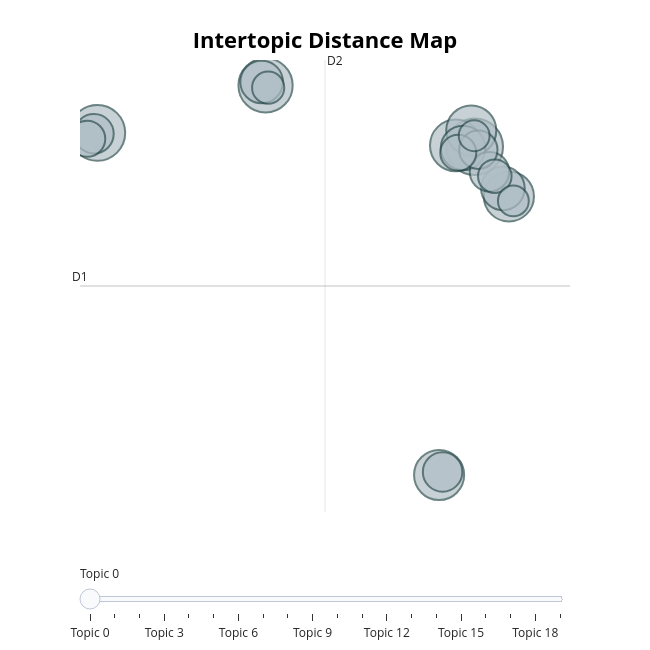

Here is the notebook cell this chart was saved with:
### Code cell
chan4_topic_model.visualize_topics()

### Figure 1 — Plotly figure (JSON) as saved in the notebook; plotly's stock layout.template omitted (floating-point values rounded to 4 significant figures)
{"data": [{"customdata": [[0, "white | search | google | anti | nobody", 37], [1, "recall | european | would | tesla | glue", 36], [2, "notice | courts | something | libs | slated", 34], [3, "prison | make | lockdown | inmates | staff", 31], [4, "white | baltics | tomatokikes | shitalians | convinced", 29], [5, "faces | sold | want | even | child", 29], [6, "ukraine | bbc | uk | catbox | moe", 29], [7, "step | great | every | literal | america", 23], [8, "poilievre | polls | policy | real | never", 22], [9, "go | coffee | br | woke | drink", 21], [10, "chickens | eggs | test | genocide | pro", 18], [11, "christianity | us | migration | would | led", 18], [12, "care | fuck | russians | careare | allies", 18], [13, "niggers | dei | jobs | use | hate", 17], [14, "trump | https | com | washington | dc", 15], [15, "pagan | post | nazi | memes | pro", 15], [16, "english | dropped | recognize | official | wqygcbceceu", 13], [17, "consciousness | soul | its | like | dwelled", 12], [18, "netanyahu | palestine | backing | base | conspiracy", 11], [19, "east | white | bunnies | snow | interbreeding", 11]], "hovertemplate": "<b>Topic %{customdata[0]}</b><br>%{customdata[1]}<br>Size: %{customdata[2]}", "legendgroup": "", "marker": {"color": "#B0BEC5", "line": {"color": "DarkSlateGrey", "width": 2}, "size": [37, 36, 34, 31, 29, 29, 29, 23, 22, 21, 18, 18, 18, 17, 15, 15, 13, 12, 11, 11], "sizemode": "area", "sizeref": 0.02312, "symbol": "circle"}, "mode": "markers", "name": "", "orientation": "v", "showlegend": false, "type": "scatter", "x": [17.1, -1.939, 6.55, 16.15, 16.93, 15.3, 18.83, 16.51, 18.52, 6.352, 15.48, -2.106, 17.85, 17.28, 16.27, -2.445, 18.11, 6.681, 19.05, 17.07], "xaxis": "x", "y": [4.727, 5.526, 8.271, 4.801, 5.663, -14.25, 1.852, 4.649, 2.322, 8.468, -14.07, 5.474, 3.279, 4.55, 4.382, 5.188, 3.022, 8.139, 1.594, 5.36], "yaxis": "y"}], "layout": {"annotations": [{"showarrow": false, "text": "D1", "x": -2.812, "y": -3.325, "yshift": 10}, {"showarrow": false, "text": "D2", "x": 9.548, "xshift": 10, "y": 9.738}], "height": 650, "hoverlabel": {"bgcolor": "white", "font": {"family": "Rockwell", "size": 16}}, "legend": {"itemsizing": "constant", "tracegroupgap": 0}, "margin": {"t": 60}, "shapes": [{"line": {"color": "#CFD8DC", "width": 2}, "type": "line", "x0": 9.548, "x1": 9.548, "y0": -16.39, "y1": 9.738}, {"line": {"color": "#9E9E9E", "width": 2}, "type": "line", "x0": -2.812, "x1": 21.91, "y0": -3.325, "y1": -3.325}], "sliders": [{"active": 0, "pad": {"t": 50}, "steps": [{"args": [{"marker.color": [["red", "#B0BEC5", "#B0BEC5", "#B0BEC5", "#B0BEC5", "#B0BEC5", "#B0BEC5", "#B0BEC5", "#B0BEC5", "#B0BEC5", "#B0BEC5", "#B0BEC5", "#B0BEC5", "#B0BEC5", "#B0BEC5", "#B0BEC5", "#B0BEC5", "#B0BEC5", "#B0BEC5", "#B0BEC5"]]}], "label": "Topic 0", "method": "update"}, {"args": [{"marker.color": [["#B0BEC5", "red", "#B0BEC5", "#B0BEC5", "#B0BEC5", "#B0BEC5", "#B0BEC5", "#B0BEC5", "#B0BEC5", "#B0BEC5", "#B0BEC5", "#B0BEC5", "#B0BEC5", "#B0BEC5", "#B0BEC5", "#B0BEC5", "#B0BEC5", "#B0BEC5", "#B0BEC5", "#B0BEC5"]]}], "label": "Topic 1", "method": "update"}, {"args": [{"marker.color": [["#B0BEC5", "#B0BEC5", "red", "#B0BEC5", "#B0BEC5", "#B0BEC5", "#B0BEC5", "#B0BEC5", "#B0BEC5", "#B0BEC5", "#B0BEC5", "#B0BEC5", "#B0BEC5", "#B0BEC5", "#B0BEC5", "#B0BEC5", "#B0BEC5", "#B0BEC5", "#B0BEC5", "#B0BEC5"]]}], "label": "Topic 2", "method": "update"}, {"args": [{"marker.color": [["#B0BEC5", "#B0BEC5", "#B0BEC5", "red", "#B0BEC5", "#B0BEC5", "#B0BEC5", "#B0BEC5", "#B0BEC5", "#B0BEC5", "#B0BEC5", "#B0BEC5", "#B0BEC5", "#B0BEC5", "#B0BEC5", "#B0BEC5", "#B0BEC5", "#B0BEC5", "#B0BEC5", "#B0BEC5"]]}], "label": "Topic 3", "method": "update"}, {"args": [{"marker.color": [["#B0BEC5", "#B0BEC5", "#B0BEC5", "#B0BEC5", "red", "#B0BEC5", "#B0BEC5", "#B0BEC5", "#B0BEC5", "#B0BEC5", "#B0BEC5", "#B0BEC5", "#B0BEC5", "#B0BEC5", "#B0BEC5", "#B0BEC5", "#B0BEC5", "#B0BEC5", "#B0BEC5", "#B0BEC5"]]}], "label": "Topic 4", "method": "update"}, {"args": [{"marker.color": [["#B0BEC5", "#B0BEC5", "#B0BEC5", "#B0BEC5", "#B0BEC5", "red", "#B0BEC5", "#B0BEC5", "#B0BEC5", "#B0BEC5", "#B0BEC5", "#B0BEC5", "#B0BEC5", "#B0BEC5", "#B0BEC5", "#B0BEC5", "#B0BEC5", "#B0BEC5", "#B0BEC5", "#B0BEC5"]]}], "label": "Topic 5", "method": "update"}, {"args": [{"marker.color": [["#B0BEC5", "#B0BEC5", "#B0BEC5", "#B0BEC5", "#B0BEC5", "#B0BEC5", "red", "#B0BEC5", "#B0BEC5", "#B0BEC5", "#B0BEC5", "#B0BEC5", "#B0BEC5", "#B0BEC5", "#B0BEC5", "#B0BEC5", "#B0BEC5", "#B0BEC5", "#B0BEC5", "#B0BEC5"]]}], "label": "Topic 6", "method": "update"}, {"args": [{"marker.color": [["#B0BEC5", "#B0BEC5", "#B0BEC5", "#B0BEC5", "#B0BEC5", "#B0BEC5", "#B0BEC5", "red", "#B0BEC5", "#B0BEC5", "#B0BEC5", "#B0BEC5", "#B0BEC5", "#B0BEC5", "#B0BEC5", "#B0BEC5", "#B0BEC5", "#B0BEC5", "#B0BEC5", "#B0BEC5"]]}], "label": "Topic 7", "method": "update"}, {"args": [{"marker.color": [["#B0BEC5", "#B0BEC5", "#B0BEC5", "#B0BEC5", "#B0BEC5", "#B0BEC5", "#B0BEC5", "#B0BEC5", "red", "#B0BEC5", "#B0BEC5", "#B0BEC5", "#B0BEC5", "#B0BEC5", "#B0BEC5", "#B0BEC5", "#B0BEC5", "#B0BEC5", "#B0BEC5", "#B0BEC5"]]}], "label": "Topic 8", "method": "update"}, {"args": [{"marker.color": [["#B0BEC5", "#B0BEC5", "#B0BEC5", "#B0BEC5", "#B0BEC5", "#B0BEC5", "#B0BEC5", "#B0BEC5", "#B0BEC5", "red", "#B0BEC5", "#B0BEC5", "#B0BEC5", "#B0BEC5", "#B0BEC5", "#B0BEC5", "#B0BEC5", "#B0BEC5", "#B0BEC5", "#B0BEC5"]]}], "label": "Topic 9", "method": "update"}, {"args": [{"marker.color": [["#B0BEC5", "#B0BEC5", "#B0BEC5", "#B0BEC5", "#B0BEC5", "#B0BEC5", "#B0BEC5", "#B0BEC5", "#B0BEC5", "#B0BEC5", "red", "#B0BEC5", "#B0BEC5", "#B0BEC5", "#B0BEC5", "#B0BEC5", "#B0BEC5", "#B0BEC5", "#B0BEC5", "#B0BEC5"]]}], "label": "Topic 10", "method": "update"}, {"args": [{"marker.color": [["#B0BEC5", "#B0BEC5", "#B0BEC5", "#B0BEC5", "#B0BEC5", "#B0BEC5", "#B0BEC5", "#B0BEC5", "#B0BEC5", "#B0BEC5", "#B0BEC5", "red", "#B0BEC5", "#B0BEC5", "#B0BEC5", "#B0BEC5", "#B0BEC5", "#B0BEC5", "#B0BEC5", "#B0BEC5"]]}], "label": "Topic 11", "method": "update"}, {"args": [{"marker.color": [["#B0BEC5", "#B0BEC5", "#B0BEC5", "#B0BEC5", "#B0BEC5", "#B0BEC5", "#B0BEC5", "#B0BEC5", "#B0BEC5", "#B0BEC5", "#B0BEC5", "#B0BEC5", "red", "#B0BEC5", "#B0BEC5", "#B0BEC5", "#B0BEC5", "#B0BEC5", "#B0BEC5", "#B0BEC5"]]}], "label": "Topic 12", "method": "update"}, {"args": [{"marker.color": [["#B0BEC5", "#B0BEC5", "#B0BEC5", "#B0BEC5", "#B0BEC5", "#B0BEC5", "#B0BEC5", "#B0BEC5", "#B0BEC5", "#B0BEC5", "#B0BEC5", "#B0BEC5", "#B0BEC5", "red", "#B0BEC5", "#B0BEC5", "#B0BEC5", "#B0BEC5", "#B0BEC5", "#B0BEC5"]]}], "label": "Topic 13", "method": "update"}, {"args": [{"marker.color": [["#B0BEC5", "#B0BEC5", "#B0BEC5", "#B0BEC5", "#B0BEC5", "#B0BEC5", "#B0BEC5", "#B0BEC5", "#B0BEC5", "#B0BEC5", "#B0BEC5", "#B0BEC5", "#B0BEC5", "#B0BEC5", "red", "#B0BEC5", "#B0BEC5", "#B0BEC5", "#B0BEC5", "#B0BEC5"]]}], "label": "Topic 14", "method": "update"}, {"args": [{"marker.color": [["#B0BEC5", "#B0BEC5", "#B0BEC5", "#B0BEC5", "#B0BEC5", "#B0BEC5", "#B0BEC5", "#B0BEC5", "#B0BEC5", "#B0BEC5", "#B0BEC5", "#B0BEC5", "#B0BEC5", "#B0BEC5", "#B0BEC5", "red", "#B0BEC5", "#B0BEC5", "#B0BEC5", "#B0BEC5"]]}], "label": "Topic 15", "method": "update"}, {"args": [{"marker.color": [["#B0BEC5", "#B0BEC5", "#B0BEC5", "#B0BEC5", "#B0BEC5", "#B0BEC5", "#B0BEC5", "#B0BEC5", "#B0BEC5", "#B0BEC5", "#B0BEC5", "#B0BEC5", "#B0BEC5", "#B0BEC5", "#B0BEC5", "#B0BEC5", "red", "#B0BEC5", "#B0BEC5", "#B0BEC5"]]}], "label": "Topic 16", "method": "update"}, {"args": [{"marker.color": [["#B0BEC5", "#B0BEC5", "#B0BEC5", "#B0BEC5", "#B0BEC5", "#B0BEC5", "#B0BEC5", "#B0BEC5", "#B0BEC5", "#B0BEC5", "#B0BEC5", "#B0BEC5", "#B0BEC5", "#B0BEC5", "#B0BEC5", "#B0BEC5", "#B0BEC5", "red", "#B0BEC5", "#B0BEC5"]]}], "label": "Topic 17", "method": "update"}, {"args": [{"marker.color": [["#B0BEC5", "#B0BEC5", "#B0BEC5", "#B0BEC5", "#B0BEC5", "#B0BEC5", "#B0BEC5", "#B0BEC5", "#B0BEC5", "#B0BEC5", "#B0BEC5", "#B0BEC5", "#B0BEC5", "#B0BEC5", "#B0BEC5", "#B0BEC5", "#B0BEC5", "#B0BEC5", "red", "#B0BEC5"]]}], "label": "Topic 18", "method": "update"}, {"args": [{"marker.color": [["#B0BEC5", "#B0BEC5", "#B0BEC5", "#B0BEC5", "#B0BEC5", "#B0BEC5", "#B0BEC5", "#B0BEC5", "#B0BEC5", "#B0BEC5", "#B0BEC5", "#B0BEC5", "#B0BEC5", "#B0BEC5", "#B0BEC5", "#B0BEC5", "#B0BEC5", "#B0BEC5", "#B0BEC5", "red"]]}], "label": "Topic 19", "method": "update"}]}], "title": {"font": {"color": "Black", "size": 22}, "text": "<b>Intertopic Distance Map</b>", "x": 0.5, "xanchor": "center", "y": 0.95, "yanchor": "top"}, "width": 650, "xaxis": {"anchor": "y", "domain": [0, 1], "range": [-2.812, 21.91], "title": {"text": ""}, "visible": false}, "yaxis": {"anchor": "x", "domain": [0, 1], "range": [-16.39, 9.738], "title": {"text": ""}, "visible": false}}}
